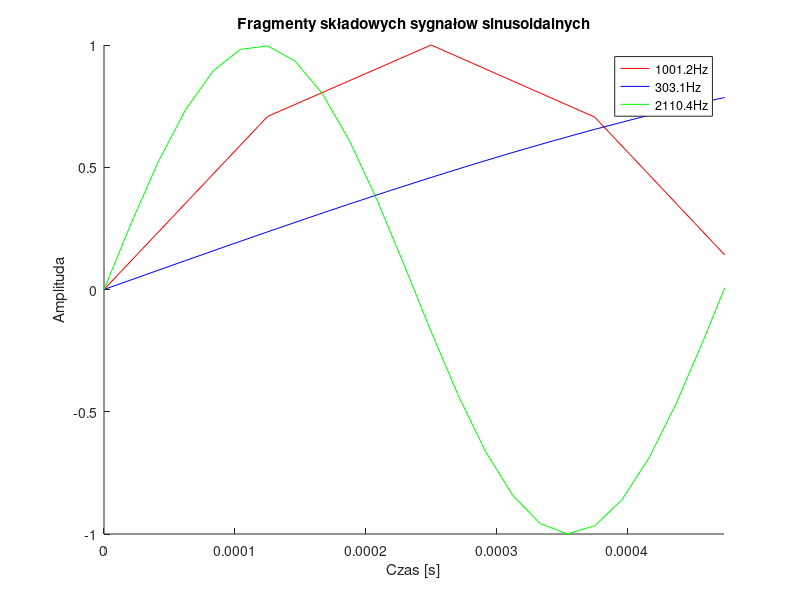
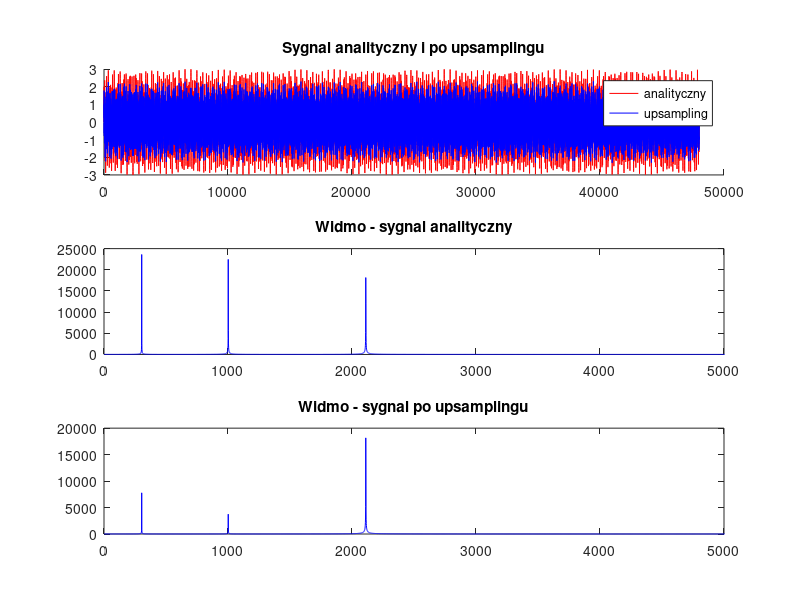
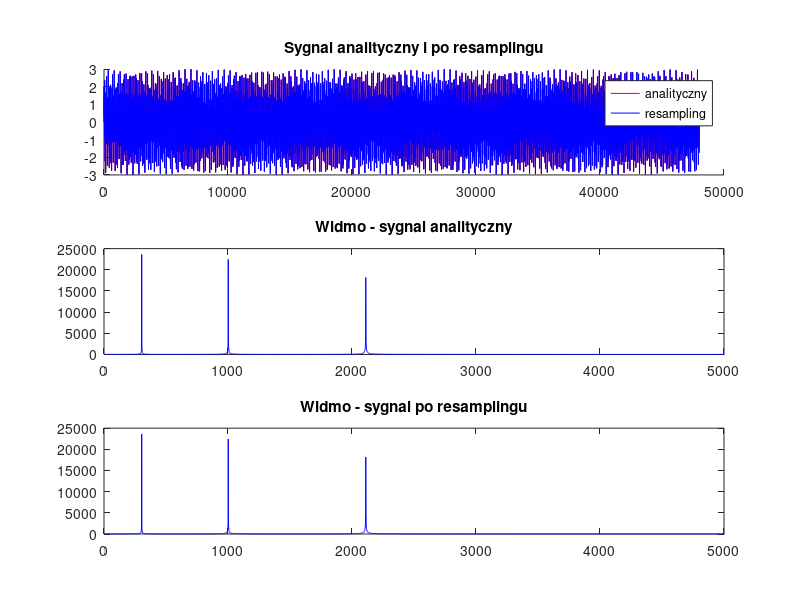

The MATLAB source for these figures, in order: (Note: this script raises an error after producing the figures.)
clc;
% Zadanie 3 - Filtr interpolatora i decymatora cyfrowego, mikser audio
clear all; close all;

%% Dane trzech sygnałów sinusoidalnych
f1 = 1001.2;
f2 = 303.1;
f3 = 2110.4;

fs1 = 8e3;
fs2 = 32e3;
fs3 = 48e3;

t1 = 0:1/fs1:1-1/fs1;
t2 = 0:1/fs2:1-1/fs2;
t3 = 0:1/fs3:1-1/fs3;

%% Tworzenie i plotowanie sygnałów sinusoidalnych
x1 = sin(2*pi*f1*t1);
x2 = sin(2*pi*f2*t2);
x3 = sin(2*pi*f3*t3);

figure('Name','Fragmenty składowych sygnałow sinusoidalnych');
hold on;
plot(t1,x1,'r');
plot(t2,x2,'b');
plot(t3,x3,'g');
title('Fragmenty składowych sygnałow sinusoidalnych');
legend('1001.2Hz','303.1Hz','2110.4Hz');
xlabel('Czas [s]');
ylabel('Amplituda');
hold off;

xlim([0 1/f3]);

%% Suma trzech sygnalow sinusoidalnych analitycznie
x4 = sin(2*pi*f1*t3) + sin(2*pi*f2*t3) + sin(2*pi*f3*t3);

%% upsampling
x1up = upsample(x1,fs3/fs1);            % x1 z 8khz  na 48khz 
x2up = decimate(upsample(x2,3),2);      % x2 z 32khz na 96khz i potem co druga probka ->48khz
x4_upsampling = x1up + x2up + x3;

%% resampling
x1re  = resample(x1,fs3,fs1);           %x1 z 8khz na 48khz 
[P,Q] = rat(fs3/fs2);
x2re  = resample(x2,P,Q);               %x2 z 32khz na 96khz i potem co druga probka ->48khz
x4_resampling = x1re + x2re + x3;

%% Porownanie sygnałów analitycznego i po upsamplingu
figure('Name','Porownanie sygnałów analitycznego i po upsamplingu');
set(figure(4),'units','points','position',[0,0,720,750]);

subplot(3,1,1);
hold all;
plot(x4, 'r');
plot(x4_upsampling, 'b');
title('Sygnal analityczny i po upsamplingu');
legend('analityczny','upsampling');

subplot(3,1,2);
plot(abs(fft(x4)),'b');
title('Widmo - sygnal analityczny');
xlim([0 0.5e4]);

subplot(3,1,3);
plot(abs(fft(x4_upsampling)),'b');
title('Widmo - sygnal po upsamplingu');
xlim([0 0.5e4]);

%{
sound(x4, fs3);
pause(2);
sound(x4_upsampling, fs3);
%}

%% Porownanie sygnałów analitycznego i po resamplingu
figure('Name','Porownanie sygnałów analitycznego i po resamplingu');
set(figure(5),'units','points','position',[720,0,720,750]);

subplot(3,1,1);
hold all;
plot(x4, 'r');
plot(x4_resampling, 'b');
title('Sygnal analityczny i po resamplingu');
legend('analityczny','resampling');

subplot(3,1,2);
plot(abs(fft(x4)),'b');
title('Widmo - sygnal analityczny');
xlim([0 0.5e4]);

subplot(3,1,3);
plot(abs(fft(x4_resampling)),'b');
title('Widmo - sygnal po resamplingu');
xlim([0 0.5e4]);

%{
pause(4);
sound(x4, fs3);
pause(2);
sound(x4_resampling, fs3);
%}

%% MIKS x1 i x2
[x1wav, fs1w] = audioread('x1.wav');
[x2wav, fs2w] = audioread('x2.wav');
x1wav = x1wav(:,1)';
x2wav = x2wav';
f_wav = 48e3;                                               % resampling do 48e3

%interpolacja wav1
[P1,Q1] = rat(f_wav/fs1w);
x1_resamp = resample(x1wav, P1,Q1);
vector1 = linspace(1, length(x1wav), 1.5*length(x1wav));    % 1,5*32kHz ->48kHz
x1wav_interp = interp1(x1wav, vector1);

%interpolacja wav2
[P2,Q2] = rat(f_wav/fs2w);
x2_resamp = resample(x2wav, P2,Q2);
vector2 = linspace(1, length(x2wav), 6*length(x2wav));      % 6*8kHz ->48kHz
x2wav_interp = interp1(x2wav, vector2);

miks = x1wav_interp;                                                        % sygnał 1
miks(1:length(x2wav_interp)) = miks(1:length(x2wav_interp)) + x2wav_interp; % sygnał 2 dodany do 1
 
sound(miks(1:length(x1wav_interp)), f_wav);
